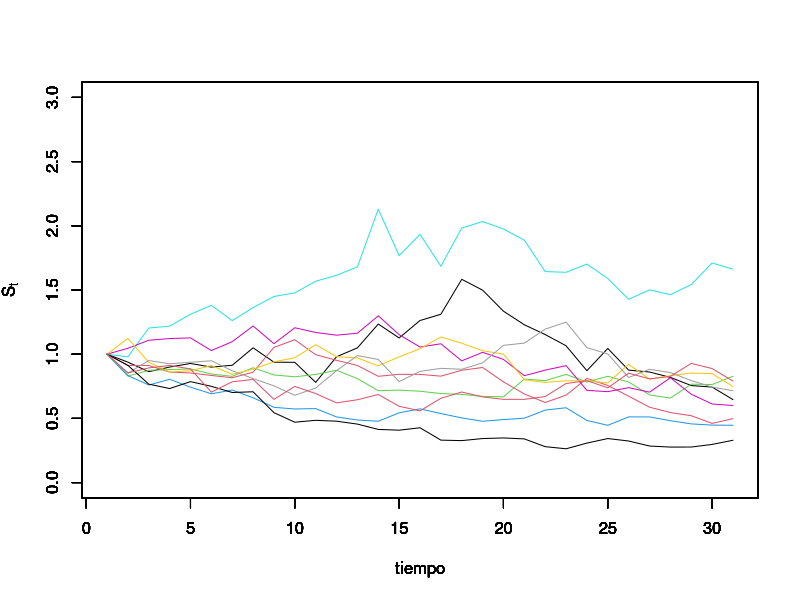

Write R code to recreate this figure.
options(width = 150, digits = 3)
BGeo <- function(n, TT, a, b, S0 = 100){
  #Función para generar un proceso Browniano Geométrico
  #n es el número de puntos de partición del intervalo [0,TT]
  #a es el drift y b la volatilidad
  dt <- TT/n #incremento de los intervalos para cubrir [0,TT]
  S <- S0 #valor inicial
  for(i in 2:(n+1)){
    S <- append(S, S[i-1]*exp((a-b^2/2)*dt + b*sqrt(dt)*rnorm(1)))
  }
  return(S)
}
suma=0
for (i in 1:10){
par(new=TRUE)
bg<-BGeo(30, 1, -5/24, 0.5, 1)
plot(bg, type = "l",col= i, ylim = c(0,3),
     xlab = "tiempo", ylab = expression(S[t]))
suma=suma+bg[30]
}
promedio<-suma/i
# Se puede concluir que St tiene una distribución lognormal para t grande y fija 